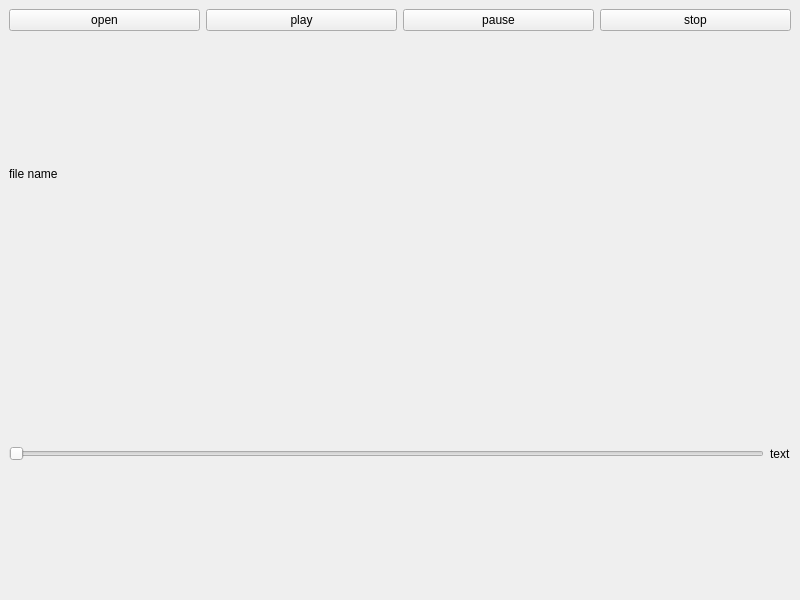
<?xml version="1.0" encoding="UTF-8"?>
<ui version="4.0">
 <class>videoPlayer</class>
 <widget class="QMainWindow" name="videoPlayer">
  <property name="geometry">
   <rect>
    <x>0</x>
    <y>0</y>
    <width>800</width>
    <height>600</height>
   </rect>
  </property>
  <property name="windowTitle">
   <string>video player</string>
  </property>
  <widget class="QWidget" name="centralwidget">
   <layout class="QVBoxLayout" name="verticalLayout">
    <item>
     <layout class="QGridLayout" name="gridLayout_2"/>
    </item>
    <item>
     <layout class="QHBoxLayout" name="horizontalLayout_2">
      <item>
       <widget class="QPushButton" name="open">
        <property name="text">
         <string>open</string>
        </property>
       </widget>
      </item>
      <item>
       <widget class="QPushButton" name="play">
        <property name="text">
         <string>play</string>
        </property>
       </widget>
      </item>
      <item>
       <widget class="QPushButton" name="pause">
        <property name="text">
         <string>pause</string>
        </property>
       </widget>
      </item>
      <item>
       <widget class="QPushButton" name="stop">
        <property name="text">
         <string>stop</string>
        </property>
       </widget>
      </item>
     </layout>
    </item>
    <item>
     <widget class="QLabel" name="label">
      <property name="text">
       <string>file name</string>
      </property>
     </widget>
    </item>
    <item>
     <layout class="QHBoxLayout" name="horizontalLayout">
      <item>
       <widget class="QSlider" name="horizontalSlider">
        <property name="orientation">
         <enum>Qt::Horizontal</enum>
        </property>
       </widget>
      </item>
      <item>
       <widget class="QLabel" name="label_2">
        <property name="text">
         <string>text</string>
        </property>
       </widget>
      </item>
     </layout>
    </item>
   </layout>
  </widget>
 </widget>
 <resources/>
 <connections/>
</ui>
